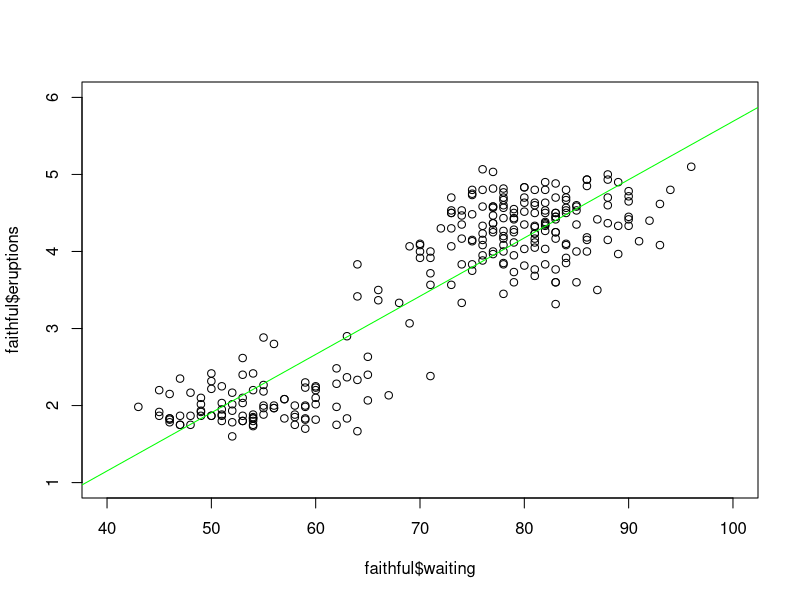
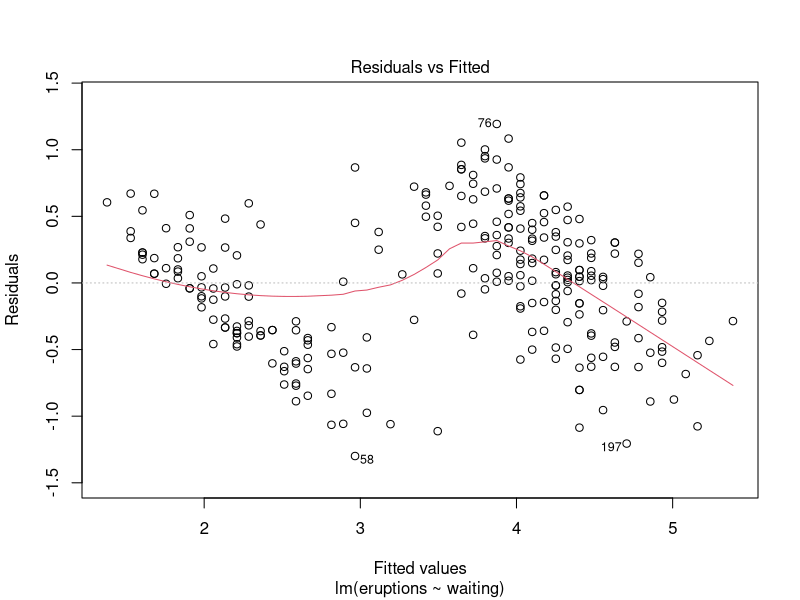
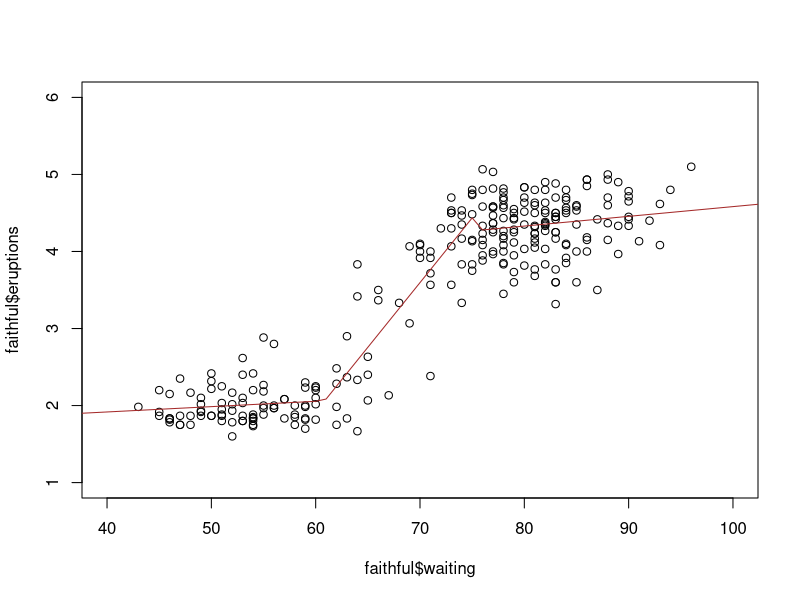
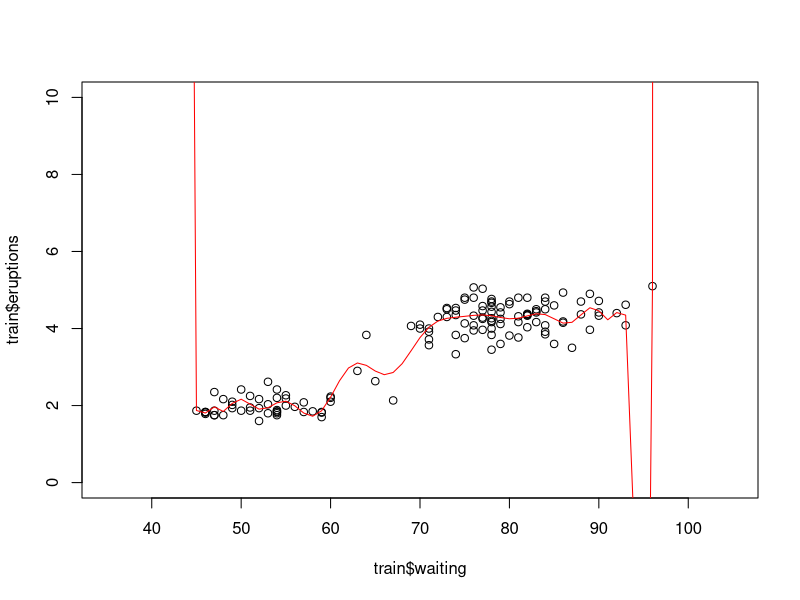
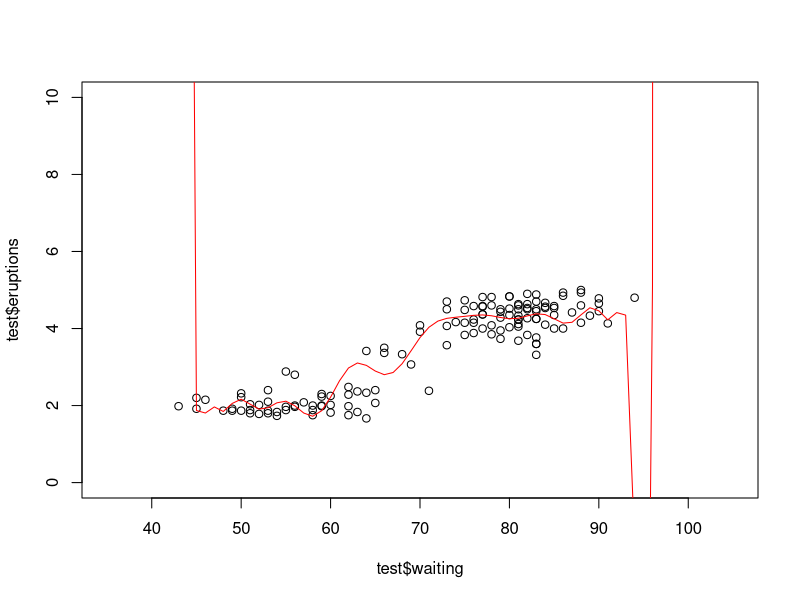
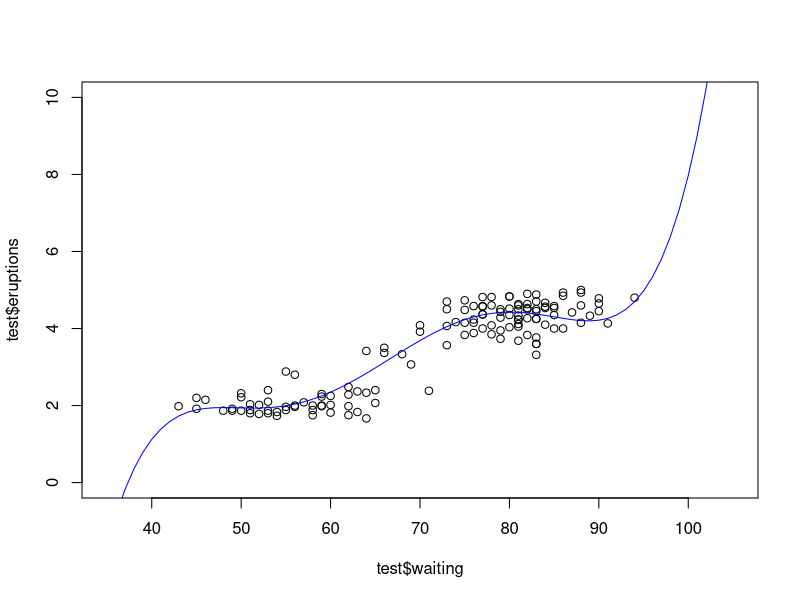
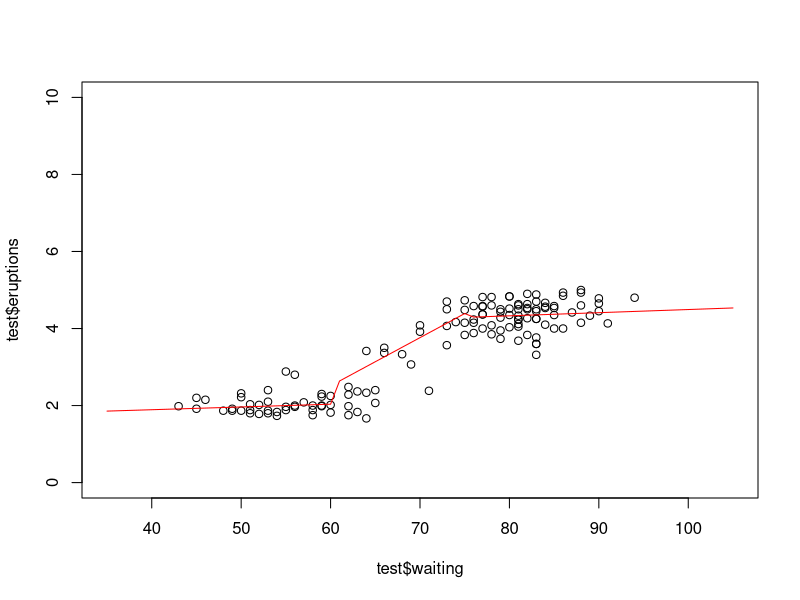

Write the R code that produced these figures, in order.
## ---- chunk 1
library(dplyr)
## ---- chunk 2
sat <- read.csv('../data/sat.csv')
colnames(sat)
colnames(sat)[1] <- 'sex'
sat$sex <- sat$sex - 1  # 0/1 is conventional, data gives 1/2
n <- dim(sat)[1]
## ---- chunk 3
plot(faithful$waiting, faithful$eruptions,
     xlim = c(40,100), ylim = c(1,6))
faithfulGrid <- data.frame(waiting = seq(35,105))
deg1 <- lm(eruptions ~ waiting, data = faithful)
lines(faithfulGrid$waiting, predict(deg1, faithfulGrid), col = 'green')
plot(deg1, which = 1)
deg5 <- lm(eruptions ~ poly(waiting,5), data = faithful)
lines(faithfulGrid$waiting, predict(deg5, faithfulGrid), col = 'blue')
deg20 <- lm(eruptions ~ poly(waiting,20), data = faithful)
lines(faithfulGrid$waiting, predict(deg20, faithfulGrid), col = 'red')

sigma(deg1)
sigma(deg5)
sigma(deg20)
## ---- chunk 4
faithful$phase <- factor((faithful$waiting > 60) + (faithful$waiting > 75))
faithfulGrid$phase <- factor((faithfulGrid$waiting > 60) + (faithfulGrid$waiting > 75))
piecewise <- lm(eruptions ~ waiting*phase, data = faithful)
plot(faithful$waiting, faithful$eruptions,
     xlim = c(40,100), ylim = c(1,6))
lines(faithfulGrid$waiting, predict(piecewise, faithfulGrid), col = 'brown')
sigma(piecewise)
## ---- chunk 5
n <- dim(faithful)[1]
indices <- sample(n)
nTrain <- floor(1/2*n)
train <- faithful[indices[1:nTrain],]
test <- faithful[indices[(nTrain+1):n],]
## ---- chunk 6
deg1t <- lm(eruptions ~ waiting, data = train)
deg5t <- lm(eruptions ~ poly(waiting,5), data = train)
deg20t <- lm(eruptions ~ poly(waiting,20), data = train)
piecewiseT <- lm(eruptions ~ waiting*phase, data = train)
sqrt(mean((test$eruptions - predict(deg1t, test))^2))
sqrt(mean((test$eruptions - predict(deg5t, test))^2))
sqrt(mean((test$eruptions - predict(deg20t, test))^2))
sqrt(mean((test$eruptions - predict(piecewiseT, test))^2))
## ---- chunk 7
plot(train$waiting, train$eruptions, xlim = c(35, 105), ylim = c(0,10))
lines(faithfulGrid$waiting, predict(deg20t, faithfulGrid), col = 'red')
## ---- chunk 8
plot(test$waiting, test$eruptions, xlim = c(35, 105), ylim = c(0,10))
lines(faithfulGrid$waiting, predict(deg20t, faithfulGrid), col = 'red')
## ---- chunk 9
plot(test$waiting, test$eruptions, xlim = c(35, 105), ylim = c(0,10))
lines(faithfulGrid$waiting, predict(deg5t, faithfulGrid), col = 'blue')
## ---- chunk 10
plot(test$waiting, test$eruptions, xlim = c(35, 105), ylim = c(0,10))
lines(faithfulGrid$waiting, predict(piecewiseT, faithfulGrid), col = 'red')
## ---- chunk 11
satTrain <- sat %>% filter(SATSum < 120,
                           SATSum > 80)
satTest <- sat %>% filter(SATSum > 140)
satMod <- lm(FYGPA ~ HSGPA, data = satTrain)
sigma(satMod)
sqrt(mean((satTest$FYGPA - predict(satMod, satTest))^2))
